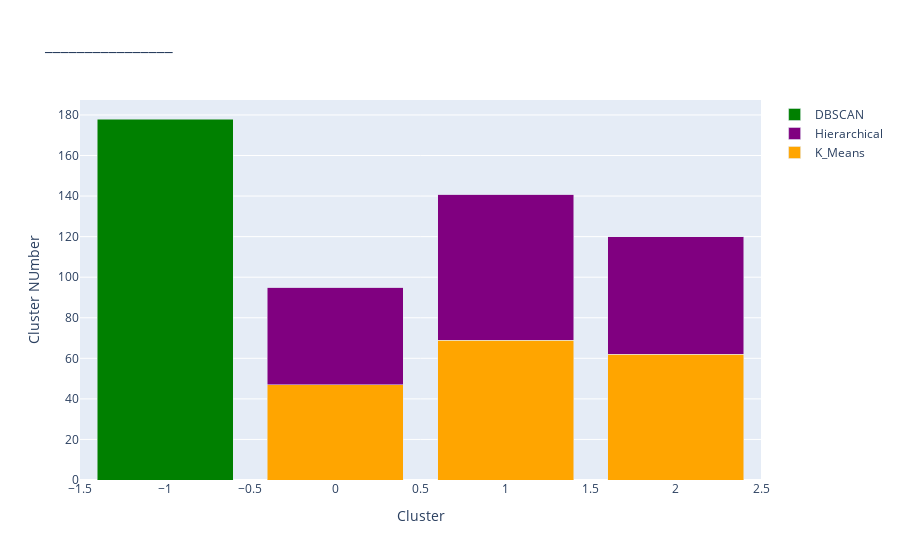

Notebook code for this chart:
### Code cell
trace1 = go.Bar(
    x=result.index,
    y=result['K_Means'],
    marker_color='orange',
    name='K_Means'
)

trace2 = go.Bar(
    x=result.index,
    y=result['Hierarchial'],
    marker_color='purple',
    name='Hierarchical'
)

trace3 = go.Bar(
    x=result.index,
    y=result['DBSCAN'],
    marker_color='green',
    name='DBSCAN'
)

data = [trace1, trace2, trace3]
layout = go.Layout(
    barmode='stack',
    title=" ________________",
    xaxis={
        'title':"Cluster",
    },
    yaxis={
        'title':"Cluster NUmber",
    }
)
figure=go.Figure(data=data,layout=layout)
py.offline.iplot(figure)

### Figure 1 — Plotly figure (JSON) as saved in the notebook; plotly's stock layout.template omitted (floating-point values rounded to 4 significant figures)
{"data": [{"marker": {"color": "orange"}, "name": "K_Means", "type": "bar", "x": [1, 2, 0, -1], "y": [69, 62, 47, 0]}, {"marker": {"color": "purple"}, "name": "Hierarchical", "type": "bar", "x": [1, 2, 0, -1], "y": [72, 58, 48, 0]}, {"marker": {"color": "green"}, "name": "DBSCAN", "type": "bar", "x": [1, 2, 0, -1], "y": [0, 0, 0, 178]}], "layout": {"barmode": "stack", "title": {"text": " ________________"}, "xaxis": {"title": {"text": "Cluster"}}, "yaxis": {"title": {"text": "Cluster NUmber"}}}}
